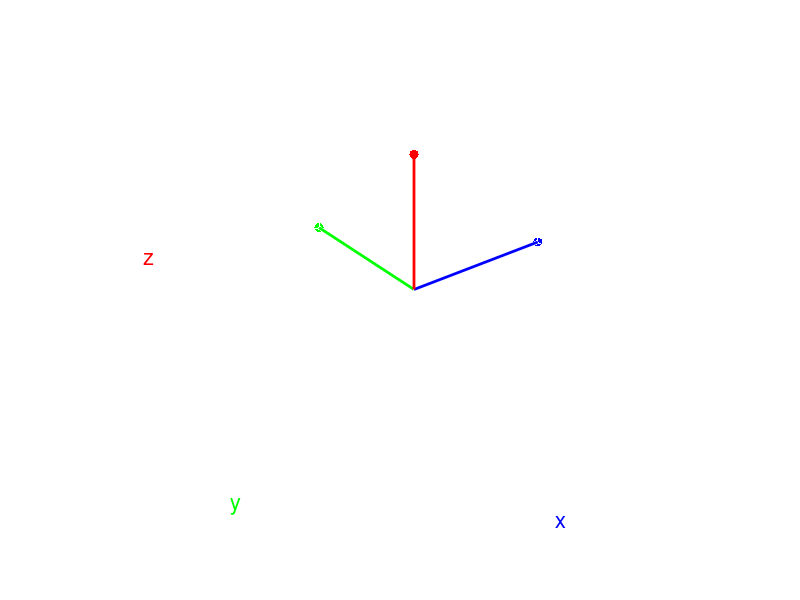

This figure's MATLAB source:
function h = Coordinates(m)

%--------------------------------------------------------------------------
%   Creates a figure with x,y,z coordinates at the origin.
%   The figure has a black background and white axes.
%--------------------------------------------------------------------------
%   Form:
%   h = Coordinates( m )
%--------------------------------------------------------------------------
%
%   ------
%   Inputs
%   ------
%   m             (1)     Magnitude of each axis
%   
%
%   -------
%   Outputs
%   -------
%   h             (1)     Figure handle
%
%--------------------------------------------------------------------------

%------------------------------------------------------------------------
%   Copyright (c) 2003 Princeton Satellite Systems, Inc.
%   All rights reserved.
%------------------------------------------------------------------------

if( nargin < 1 )
   m = 1;
end

h = figure;

plot3([0 m],[0 0],[0 0],'b-','linewidth',2), hold on
plot3([0 0],[0 m],[0 0],'g-','linewidth',2)
plot3([0 0],[0 0],[0 m],'r-','linewidth',2)

plot3(m,0,0,'b.','markersize',20)
plot3(0,m,0,'g.','markersize',20)
plot3(0,0,m,'r.','markersize',20)

set(h,'color','black');
set(gca,'color','black')
set(gca,'ycolor','white','xcolor','white','zcolor','white')
xlabel('x','fontsize',16,'color','blue'), ylabel('y','fontsize',16,'color','green'), zlabel('z','fontsize',16,'color','red','rotation',0)
axis equal
axis([-m m -m m -m m])
grid on
rotate3d on


% PSS internal file version information
%--------------------------------------
% $Date: 2012-07-31 10:58:55 -0400 (Tue, 31 Jul 2012) $
% $Revision: 30218 $
